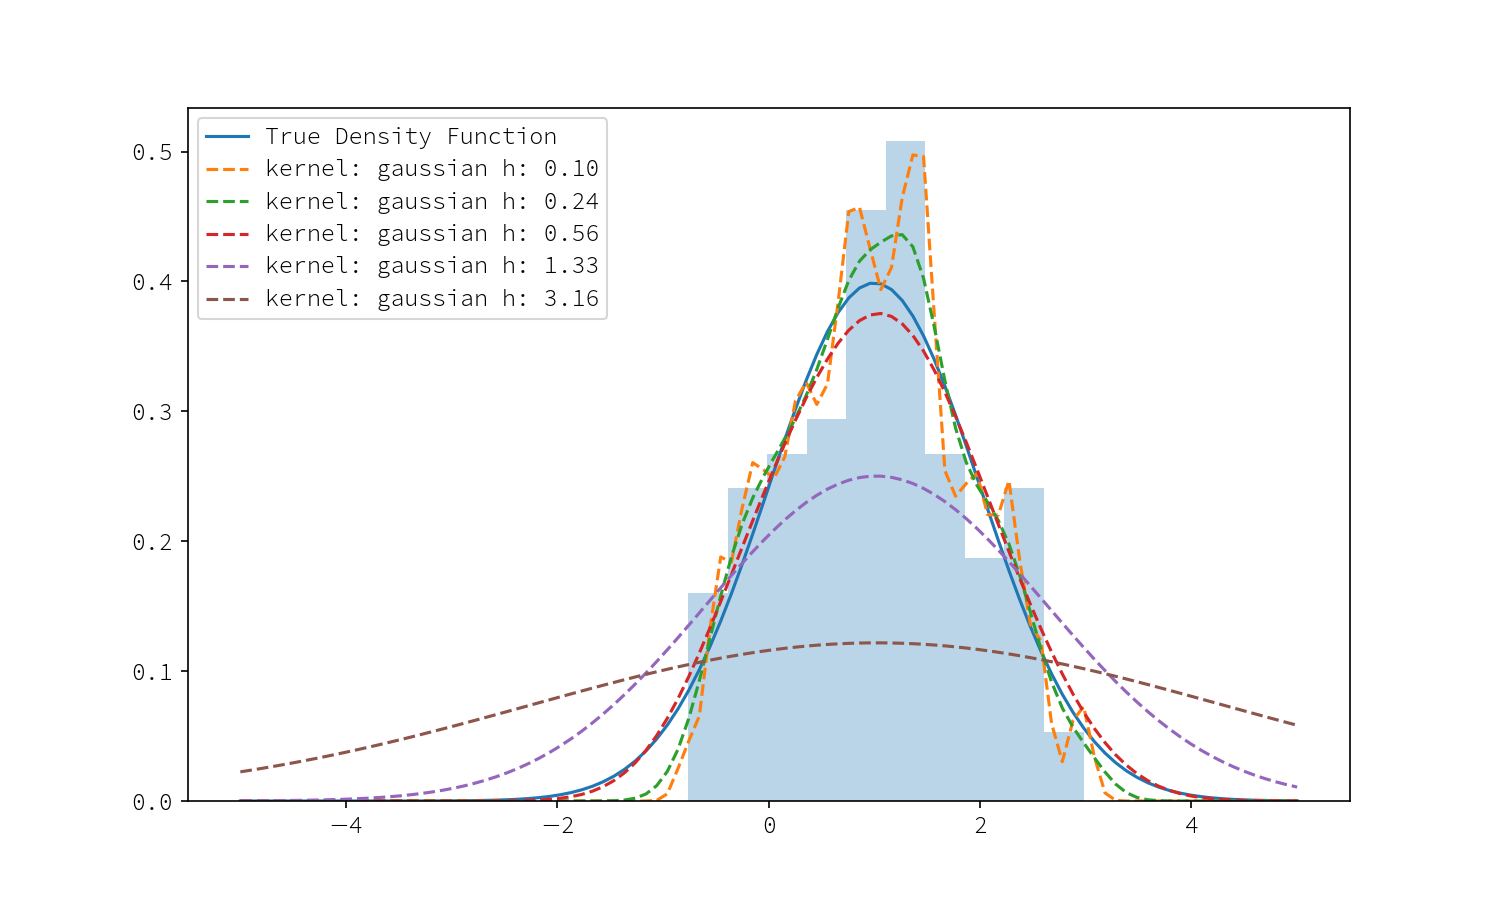

Source code (Python):
# coding: utf-8
"""
カーネル密度推定
@section 2
"""

__author__ = "nyk510"

import numpy as np
import matplotlib.pyplot as plt
from scipy.stats import multivariate_normal


class KernelEstimation():
    def __init__(self, h, dist, kernel):
        self.h = h
        self.dist = dist
        self.kernel = kernel

        self.data = None
        self.norm_ratio = None

    def __str__(self):
        s = "kernel: {0.kernel} h: {0.h:.2f}".format(self)
        return s

    def _kernel(self, d):
        """
        return kernel distance
        """
        if self.kernel == "gaussian":
            norm = np.linalg.norm(d)
            return np.exp(- norm ** 2. / (2. * self.h ** 2.))
        return 0

    def _calculate_normalization_ratio(self):
        """
        calculate normalization ratio
        """
        if self.kernel == "gaussian":
            return 1 / np.power((2 * self.h ** 2. * np.pi), (self.dist / 2.)) / self.data.size
        else:
            return 0

    def fit(self, X):
        self.data = X
        self.norm_ratio = self._calculate_normalization_ratio()
        return

    def predict(self, x):
        """
        predict by kernel estimate
        """
        x = np.asarray(x)
        prob = np.zeros_like(x)
        for i in range(x.size):
            for k in range(self.data.size):
                prob[i] += self._kernel(x[i] - self.data[k])
        return prob * self.norm_ratio


if __name__ == '__main__':
    np.random.seed(19)
    rv = multivariate_normal(1, 1)
    x = np.linspace(-5, 5, 100)

    fig = plt.figure(figsize=(10, 6))
    ax1 = fig.add_subplot(111)
    ax1.plot(x, rv.pdf(x), "-", color="C0", label="True Density Function")
    samples = rv.rvs(100)  # sampleの生成
    ax1.hist(samples, normed=True, facecolor='C0', alpha=0.3)

    for h in np.logspace(-1., .5, num=5):
        kernel = KernelEstimation(h, 1., "gaussian")
        kernel.fit(samples)
        preds = kernel.predict(x)
        ax1.plot(x, preds, "--", label=str(kernel))
        ax1.legend()
    fig.savefig("density_estimation.png", dpi=150)
